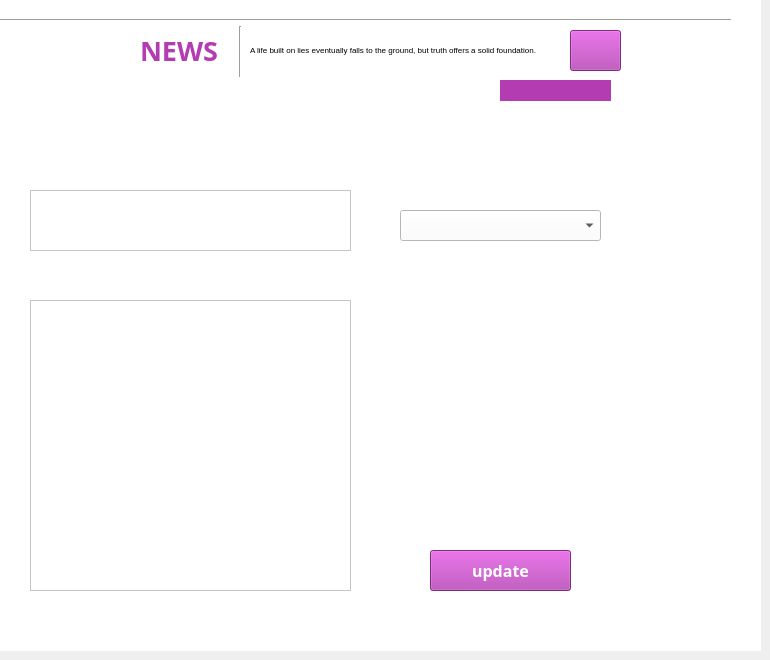
    <widget class="QWidget" name="page_5">
     <widget class="QLabel" name="label_31">
      <property name="geometry">
       <rect>
        <x>0</x>
        <y>0</y>
        <width>761</width>
        <height>651</height>
       </rect>
      </property>
      <property name="styleSheet">
       <string notr="true">background-color: rgb(255, 255, 255);</string>
      </property>
      <property name="text">
       <string/>
      </property>
     </widget>
     <widget class="Line" name="line_8">
      <property name="geometry">
       <rect>
        <x>-30</x>
        <y>10</y>
        <width>761</width>
        <height>21</height>
       </rect>
      </property>
      <property name="orientation">
       <enum>Qt::Orientation::Horizontal</enum>
      </property>
     </widget>
     <widget class="QLabel" name="label_32">
      <property name="geometry">
       <rect>
        <x>10</x>
        <y>30</y>
        <width>121</width>
        <height>41</height>
       </rect>
      </property>
      <property name="font">
       <font>
        <family>Rockwell Extra Bold</family>
        <pointsize>20</pointsize>
        <bold>true</bold>
       </font>
      </property>
      <property name="styleSheet">
       <string notr="true">color: rgb(255, 255, 255);</string>
      </property>
      <property name="text">
       <string>WORLD</string>
      </property>
     </widget>
     <widget class="QLabel" name="label_33">
      <property name="geometry">
       <rect>
        <x>140</x>
        <y>30</y>
        <width>151</width>
        <height>41</height>
       </rect>
      </property>
      <property name="font">
       <font>
        <family>Rockwell Extra Bold</family>
        <pointsize>20</pointsize>
        <bold>true</bold>
       </font>
      </property>
      <property name="styleSheet">
       <string notr="true">color: rgb(179, 60, 179);</string>
      </property>
      <property name="text">
       <string>NEWS</string>
      </property>
     </widget>
     <widget class="Line" name="line_9">
      <property name="geometry">
       <rect>
        <x>230</x>
        <y>26</y>
        <width>20</width>
        <height>51</height>
       </rect>
      </property>
      <property name="orientation">
       <enum>Qt::Orientation::Vertical</enum>
      </property>
     </widget>
     <widget class="QLabel" name="label_35">
      <property name="geometry">
       <rect>
        <x>250</x>
        <y>40</y>
        <width>321</width>
        <height>20</height>
       </rect>
      </property>
      <property name="font">
       <font>
        <pointsize>6</pointsize>
       </font>
      </property>
      <property name="text">
       <string>A life built on lies eventually falls to the ground, but truth offers a solid foundation.</string>
      </property>
     </widget>
     <widget class="QPushButton" name="home_pic_3">
      <property name="geometry">
       <rect>
        <x>570</x>
        <y>30</y>
        <width>51</width>
        <height>41</height>
       </rect>
      </property>
      <property name="styleSheet">
       <string notr="true">background-color: rgb(179, 60, 179);</string>
      </property>
      <property name="text">
       <string/>
      </property>
     </widget>
     <widget class="QLabel" name="label_36">
      <property name="geometry">
       <rect>
        <x>-10</x>
        <y>80</y>
        <width>511</width>
        <height>20</height>
       </rect>
      </property>
      <property name="styleSheet">
       <string notr="true">background-color: rgb(255, 255, 255);</string>
      </property>
      <property name="text">
       <string/>
      </property>
     </widget>
     <widget class="QLabel" name="label_37">
      <property name="geometry">
       <rect>
        <x>500</x>
        <y>80</y>
        <width>111</width>
        <height>21</height>
       </rect>
      </property>
      <property name="styleSheet">
       <string notr="true">background-color: rgb(179, 60, 179);</string>
      </property>
      <property name="text">
       <string/>
      </property>
     </widget>
     <widget class="QLabel" name="label_38">
      <property name="geometry">
       <rect>
        <x>10</x>
        <y>140</y>
        <width>371</width>
        <height>471</height>
       </rect>
      </property>
      <property name="styleSheet">
       <string notr="true"/>
      </property>
      <property name="text">
       <string/>
      </property>
     </widget>
     <widget class="QLabel" name="label_39">
      <property name="geometry">
       <rect>
        <x>30</x>
        <y>150</y>
        <width>71</width>
        <height>31</height>
       </rect>
      </property>
      <property name="font">
       <font>
        <pointsize>18</pointsize>
       </font>
      </property>
      <property name="styleSheet">
       <string notr="true">color: rgb(255, 255, 255);</string>
      </property>
      <property name="text">
       <string>Title</string>
      </property>
     </widget>
     <widget class="QPlainTextEdit" name="title_2">
      <property name="geometry">
       <rect>
        <x>30</x>
        <y>190</y>
        <width>321</width>
        <height>61</height>
       </rect>
      </property>
      <property name="font">
       <font>
        <pointsize>9</pointsize>
       </font>
      </property>
      <property name="styleSheet">
       <string notr="true">color: rgb(0, 0, 0);
background-color: rgb(255, 255, 255);</string>
      </property>
      <property name="plainText">
       <string/>
      </property>
     </widget>
     <widget class="QLabel" name="label_40">
      <property name="geometry">
       <rect>
        <x>30</x>
        <y>260</y>
        <width>131</width>
        <height>31</height>
       </rect>
      </property>
      <property name="font">
       <font>
        <pointsize>18</pointsize>
       </font>
      </property>
      <property name="styleSheet">
       <string notr="true">color: rgb(255, 255, 255);</string>
      </property>
      <property name="text">
       <string>Description</string>
      </property>
     </widget>
     <widget class="QPlainTextEdit" name="description_2">
      <property name="geometry">
       <rect>
        <x>30</x>
        <y>300</y>
        <width>321</width>
        <height>291</height>
       </rect>
      </property>
      <property name="font">
       <font>
        <pointsize>16</pointsize>
       </font>
      </property>
      <property name="styleSheet">
       <string notr="true">background-color: rgb(255, 255, 255);
color: rgb(0, 0, 0);</string>
      </property>
      <property name="plainText">
       <string/>
      </property>
     </widget>
     <widget class="QComboBox" name="category_2">
      <property name="geometry">
       <rect>
        <x>400</x>
        <y>210</y>
        <width>201</width>
        <height>31</height>
       </rect>
      </property>
      <property name="styleSheet">
       <string notr="true">background-color: rgb(255, 255, 255);
color: rgb(0, 0, 0);</string>
      </property>
     </widget>
     <widget class="QLabel" name="label_41">
      <property name="geometry">
       <rect>
        <x>400</x>
        <y>180</y>
        <width>111</width>
        <height>31</height>
       </rect>
      </property>
      <property name="font">
       <font>
        <pointsize>16</pointsize>
       </font>
      </property>
      <property name="styleSheet">
       <string notr="true">color: rgb(255, 255, 255);</string>
      </property>
      <property name="text">
       <string>Category</string>
      </property>
     </widget>
     <widget class="QLabel" name="label_42">
      <property name="geometry">
       <rect>
        <x>410</x>
        <y>330</y>
        <width>101</width>
        <height>31</height>
       </rect>
      </property>
      <property name="font">
       <font>
        <pointsize>18</pointsize>
       </font>
      </property>
      <property name="styleSheet">
       <string notr="true">color: rgb(255, 255, 255);</string>
      </property>
      <property name="text">
       <string>Date</string>
      </property>
     </widget>
     <widget class="QPushButton" name="update">
      <property name="geometry">
       <rect>
        <x>430</x>
        <y>550</y>
        <width>141</width>
        <height>41</height>
       </rect>
      </property>
      <property name="font">
       <font>
        <family>Rockwell Extra Bold</family>
        <pointsize>12</pointsize>
        <bold>true</bold>
       </font>
      </property>
      <property name="styleSheet">
       <string notr="true">background-color: rgb(179, 60, 179);
color: rgb(255, 255, 255);</string>
      </property>
      <property name="text">
       <string>update</string>
      </property>
     </widget>
     <widget class="QLabel" name="label_51">
      <property name="geometry">
       <rect>
        <x>410</x>
        <y>360</y>
        <width>191</width>
        <height>31</height>
       </rect>
      </property>
      <property name="font">
       <font>
        <pointsize>12</pointsize>
       </font>
      </property>
      <property name="styleSheet">
       <string notr="true">background-color: rgb(255, 255, 255);
color: rgb(0, 0, 0);</string>
      </property>
      <property name="text">
       <string/>
      </property>
     </widget>
    </widget>
